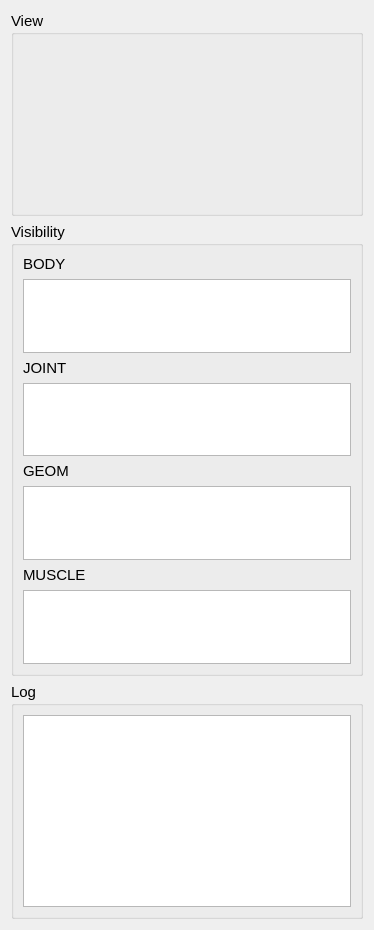
       <widget class="QWidget" name="scrollAreaWidgetContents">
        <property name="geometry">
         <rect>
          <x>0</x>
          <y>0</y>
          <width>374</width>
          <height>930</height>
         </rect>
        </property>
        <layout class="QGridLayout" name="gridLayout_7">
         <item row="1" column="0">
          <widget class="QGroupBox" name="groupBoxVisibility">
           <property name="sizePolicy">
            <sizepolicy hsizetype="Preferred" vsizetype="Preferred">
             <horstretch>0</horstretch>
             <verstretch>0</verstretch>
            </sizepolicy>
           </property>
           <property name="font">
            <font>
             <pointsize>11</pointsize>
            </font>
           </property>
           <property name="title">
            <string>Visibility</string>
           </property>
           <layout class="QGridLayout" name="gridLayout_4">
            <item row="0" column="0">
             <widget class="QLabel" name="label">
              <property name="font">
               <font>
                <pointsize>11</pointsize>
               </font>
              </property>
              <property name="text">
               <string>BODY</string>
              </property>
             </widget>
            </item>
            <item row="1" column="0">
             <widget class="QListWidget" name="listWidgetBody">
              <property name="sizePolicy">
               <sizepolicy hsizetype="Expanding" vsizetype="Expanding">
                <horstretch>0</horstretch>
                <verstretch>0</verstretch>
               </sizepolicy>
              </property>
              <property name="font">
               <font>
                <pointsize>11</pointsize>
               </font>
              </property>
              <property name="focusPolicy">
               <enum>Qt::NoFocus</enum>
              </property>
              <property name="contextMenuPolicy">
               <enum>Qt::CustomContextMenu</enum>
              </property>
              <property name="toolTip">
               <string>Use this list to control which elements are displayed</string>
              </property>
              <property name="statusTip">
               <string>Body List</string>
              </property>
              <property name="selectionMode">
               <enum>QAbstractItemView::SingleSelection</enum>
              </property>
             </widget>
            </item>
            <item row="2" column="0">
             <widget class="QLabel" name="label_4">
              <property name="font">
               <font>
                <pointsize>11</pointsize>
               </font>
              </property>
              <property name="text">
               <string>JOINT</string>
              </property>
             </widget>
            </item>
            <item row="3" column="0">
             <widget class="QListWidget" name="listWidgetJoint">
              <property name="sizePolicy">
               <sizepolicy hsizetype="Expanding" vsizetype="Expanding">
                <horstretch>0</horstretch>
                <verstretch>0</verstretch>
               </sizepolicy>
              </property>
              <property name="font">
               <font>
                <pointsize>11</pointsize>
               </font>
              </property>
              <property name="focusPolicy">
               <enum>Qt::NoFocus</enum>
              </property>
              <property name="contextMenuPolicy">
               <enum>Qt::CustomContextMenu</enum>
              </property>
              <property name="toolTip">
               <string>Use this list to control which elements are displayed</string>
              </property>
              <property name="statusTip">
               <string>Joint List</string>
              </property>
              <property name="selectionMode">
               <enum>QAbstractItemView::SingleSelection</enum>
              </property>
             </widget>
            </item>
            <item row="4" column="0">
             <widget class="QLabel" name="label_2">
              <property name="font">
               <font>
                <pointsize>11</pointsize>
               </font>
              </property>
              <property name="text">
               <string>GEOM</string>
              </property>
             </widget>
            </item>
            <item row="5" column="0">
             <widget class="QListWidget" name="listWidgetGeom">
              <property name="sizePolicy">
               <sizepolicy hsizetype="Expanding" vsizetype="Expanding">
                <horstretch>0</horstretch>
                <verstretch>0</verstretch>
               </sizepolicy>
              </property>
              <property name="font">
               <font>
                <pointsize>11</pointsize>
               </font>
              </property>
              <property name="focusPolicy">
               <enum>Qt::NoFocus</enum>
              </property>
              <property name="contextMenuPolicy">
               <enum>Qt::CustomContextMenu</enum>
              </property>
              <property name="toolTip">
               <string>Use this list to control which elements are displayed</string>
              </property>
              <property name="statusTip">
               <string>Geom List</string>
              </property>
              <property name="selectionMode">
               <enum>QAbstractItemView::SingleSelection</enum>
              </property>
             </widget>
            </item>
            <item row="6" column="0">
             <widget class="QLabel" name="label_3">
              <property name="font">
               <font>
                <pointsize>11</pointsize>
               </font>
              </property>
              <property name="text">
               <string>MUSCLE</string>
              </property>
             </widget>
            </item>
            <item row="7" column="0">
             <widget class="QListWidget" name="listWidgetMuscle">
              <property name="sizePolicy">
               <sizepolicy hsizetype="Expanding" vsizetype="Expanding">
                <horstretch>0</horstretch>
                <verstretch>0</verstretch>
               </sizepolicy>
              </property>
              <property name="font">
               <font>
                <pointsize>11</pointsize>
               </font>
              </property>
              <property name="focusPolicy">
               <enum>Qt::NoFocus</enum>
              </property>
              <property name="contextMenuPolicy">
               <enum>Qt::CustomContextMenu</enum>
              </property>
              <property name="toolTip">
               <string>Use this list to control which elements are displayed</string>
              </property>
              <property name="statusTip">
               <string>Muscle List</string>
              </property>
              <property name="selectionMode">
               <enum>QAbstractItemView::SingleSelection</enum>
              </property>
             </widget>
            </item>
           </layout>
          </widget>
         </item>
         <item row="0" column="0">
          <widget class="QGroupBox" name="groupBoxView">
           <property name="font">
            <font>
             <pointsize>11</pointsize>
            </font>
           </property>
           <property name="title">
            <string>View</string>
           </property>
           <layout class="QGridLayout" name="gridLayout_6">
            <item row="0" column="0">
             <widget class="ViewControlWidget" name="widgetViewFrame" native="true">
              <property name="sizePolicy">
               <sizepolicy hsizetype="Fixed" vsizetype="Fixed">
                <horstretch>0</horstretch>
                <verstretch>0</verstretch>
               </sizepolicy>
              </property>
              <property name="minimumSize">
               <size>
                <width>320</width>
                <height>160</height>
               </size>
              </property>
              <property name="maximumSize">
               <size>
                <width>320</width>
                <height>160</height>
               </size>
              </property>
              <property name="toolTip">
               <string>Camera direction controll</string>
              </property>
             </widget>
            </item>
           </layout>
          </widget>
         </item>
         <item row="2" column="0">
          <widget class="QGroupBox" name="groupBoxLog">
           <property name="sizePolicy">
            <sizepolicy hsizetype="Preferred" vsizetype="Preferred">
             <horstretch>0</horstretch>
             <verstretch>0</verstretch>
            </sizepolicy>
           </property>
           <property name="font">
            <font>
             <pointsize>11</pointsize>
            </font>
           </property>
           <property name="title">
            <string>Log</string>
           </property>
           <layout class="QGridLayout" name="gridLayout_5">
            <item row="1" column="0" colspan="3">
             <widget class="QTextEdit" name="textEditLog">
              <property name="sizePolicy">
               <sizepolicy hsizetype="Expanding" vsizetype="MinimumExpanding">
                <horstretch>0</horstretch>
                <verstretch>0</verstretch>
               </sizepolicy>
              </property>
              <property name="cursor" stdset="0">
               <cursorShape>IBeamCursor</cursorShape>
              </property>
              <property name="lineWrapMode">
               <enum>QTextEdit::NoWrap</enum>
              </property>
              <property name="readOnly">
               <bool>true</bool>
              </property>
              <property name="acceptRichText">
               <bool>false</bool>
              </property>
              <property name="textInteractionFlags">
               <set>Qt::TextSelectableByKeyboard|Qt::TextSelectableByMouse</set>
              </property>
             </widget>
            </item>
           </layout>
          </widget>
         </item>
        </layout>
       </widget>
